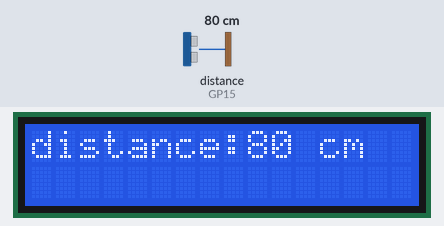
Recording of a program running on a simulated Raspberry Pi Pico running MicroPython. On the bench: 16×2 character LCD. The inputs (shaded band) are chosen by the test bench; at power-on: distance to the obstacle (sensor on GP15) 80 cm. The echo pulse lasts 58.3 µs per cm; library files of the repository ran but are not shown: pico_i2c_lcd.py.

Above: at 1.2 s.
1.3 s: distance to the obstacle (sensor on GP15) set to 2 cm
At 2.8 s:
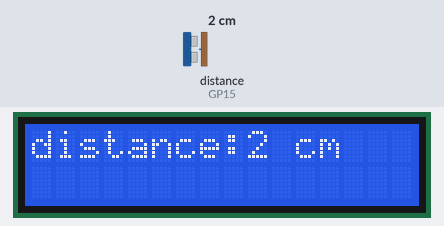
5.4 s: distance to the obstacle (sensor on GP15) set to 4 cm
At 6.9 s:
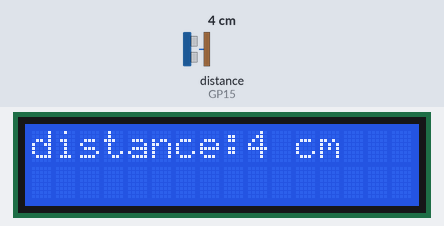
8.7 s: distance to the obstacle (sensor on GP15) set to 9 cm
At 10.0 s:
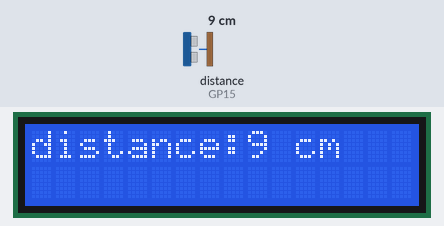
Timing chart, 0 to 11.7 s (numbered marks = the images above; inputs shaded):
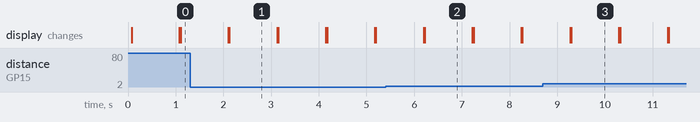

The program:

main.py
```python
from machine import Pin, I2C
import time
from pico_i2c_lcd import I2cLcd

# Define the LCD Display
i2c = I2C(0, sda = Pin(0), scl = Pin(1), freq = 400000)
lcd = I2cLcd(i2c, i2c.scan()[0],2,16)

# Define the pins where the sensor is connected
trigger = Pin(14, Pin.OUT)
echo = Pin(15, Pin.IN)

def get_distance():
    # Send a 10-microsecond pulse.
    trigger.low()
    time.sleep_us(2)  # Wait for 2 microseconds low pulse
    trigger.high()
    time.sleep_us(10)  # Keep the trigger high for 10 microseconds
    trigger.low()

    # Wait for the pulse on the echo pin.
    while echo.value() == 0:
        pass
    start = time.ticks_us()

    # Measure the duration of the high pulse.
    while echo.value() == 1:
        pass
    finish = time.ticks_us()

    # Calculate the distance in centimeters and return it.
    return round ((finish - start) / 58)

while True:
    lcd.clear()
    lcd.putstr("distance:"+ str(get_distance())+ " cm")
    time.sleep(1)
```

Measured:
- after the input at 1.3 s, the display: first differs from a run without the input after 0.83 s (image 1)
- after the input at 5.4 s, the display: first differs from a run without the input after 0.82 s (image 2)
- after the input at 8.7 s, the display: first differs from a run without the input after 0.59 s (image 3)
- what the display in image 1 shows lasts 1.0 s, from 2.1 s to 3.1 s
